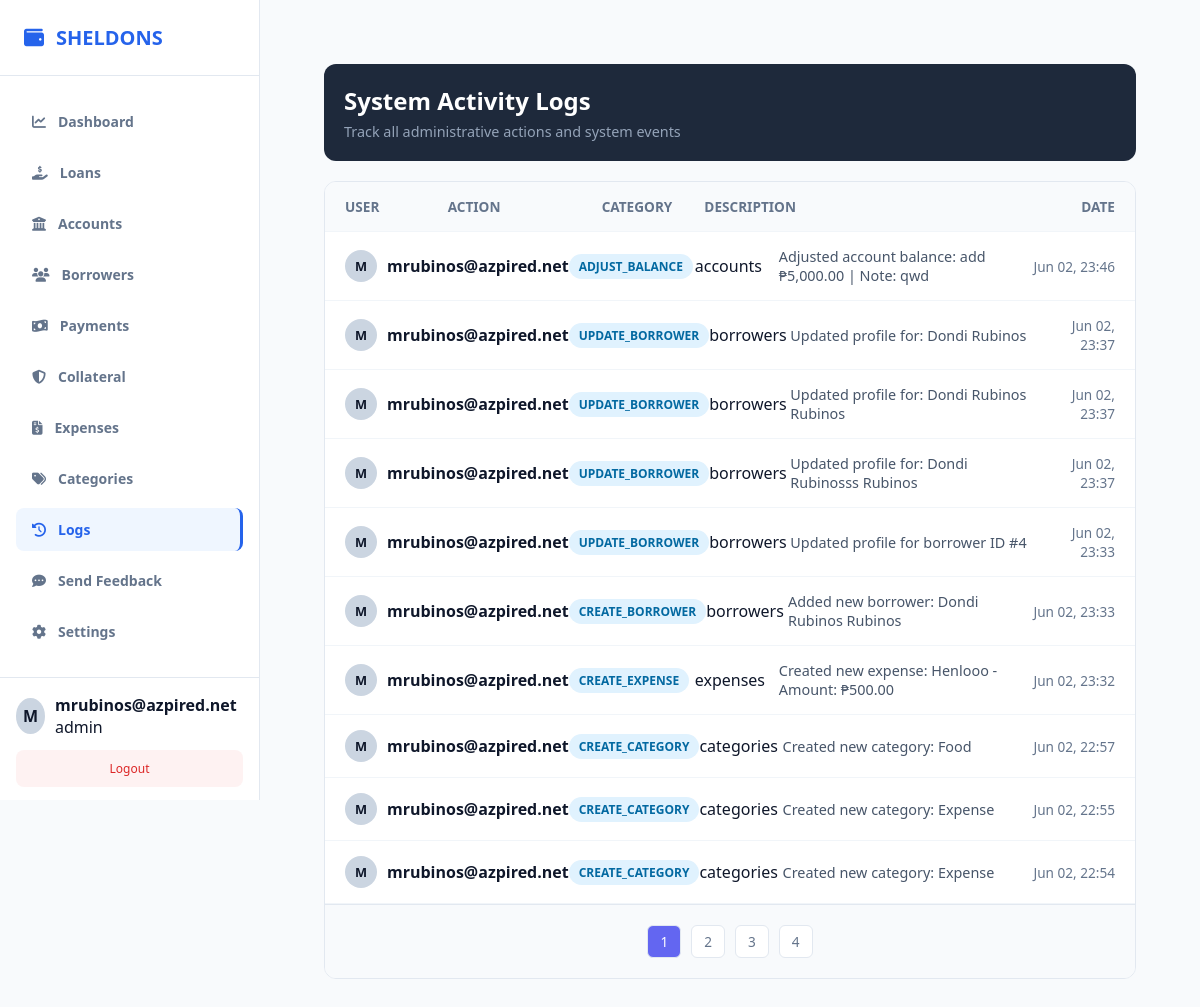
/public/index.php?url=activitylogs/index (signed in), run on an earlier commit of the app's database.
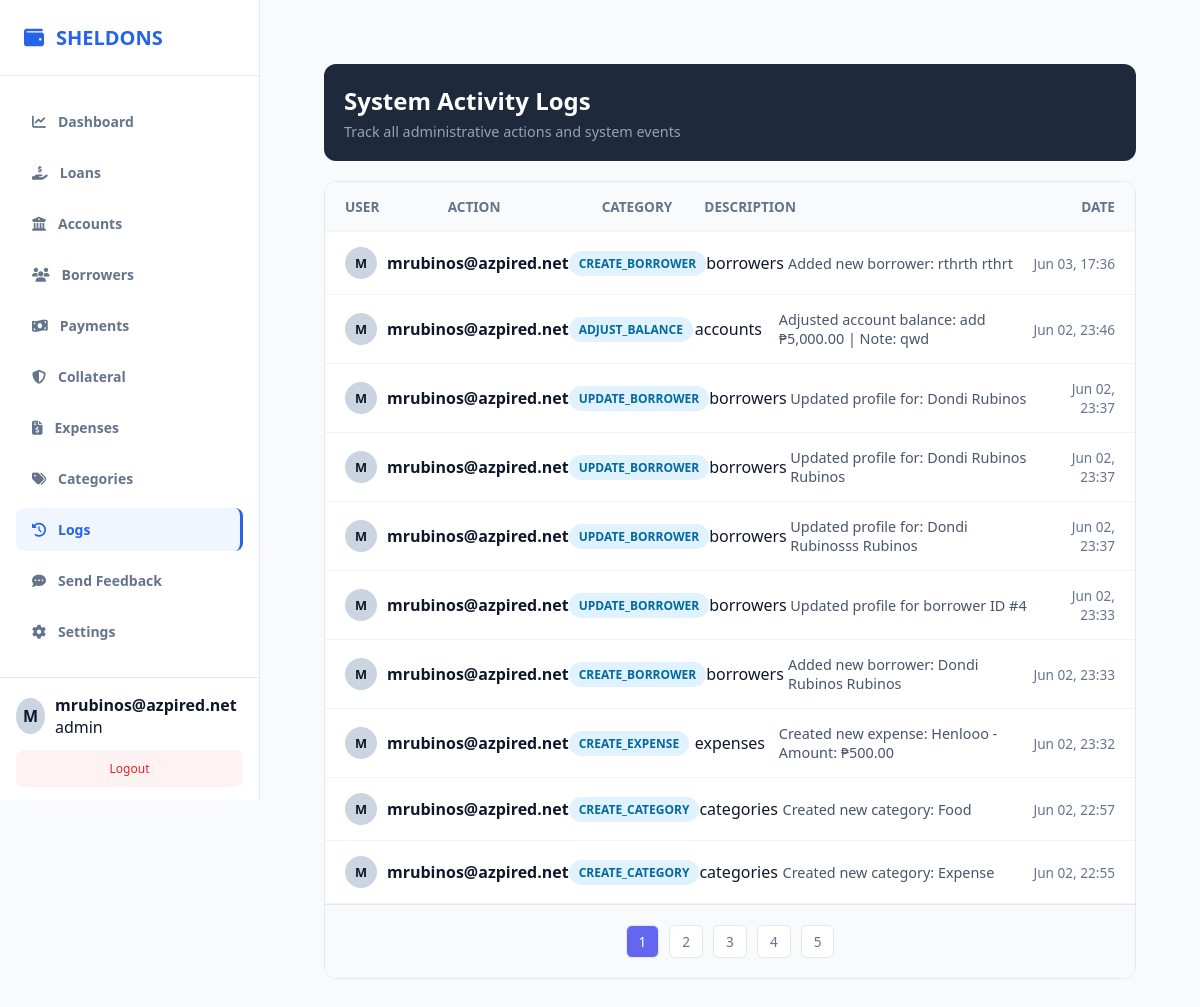
And on a later commit of the database.
### tables this page shows
CREATE TABLE `activity_logs` (
  `id` int(11) NOT NULL,
  `company_id` int(11) NOT NULL,
  `user_id` int(11) NOT NULL,
  `action` varchar(50) NOT NULL,
  `table_name` varchar(50) DEFAULT NULL,
  `record_id` int(11) DEFAULT NULL,
  `description` text DEFAULT NULL,
  `ip_address` varchar(45) DEFAULT NULL,
  `created_at` timestamp NOT NULL DEFAULT current_timestamp()
);

CREATE TABLE `users` (
  `id` int(11) NOT NULL,
  `company_id` int(11) NOT NULL,
  `username` varchar(50) NOT NULL,
  `password` varchar(255) NOT NULL,
  `role` varchar(30) DEFAULT 'admin',
  `created_at` timestamp NOT NULL DEFAULT current_timestamp(),
  `status` tinyint(1) DEFAULT 1
);

### app/core/Database.php (called while the page is built)
<?php
class Database {
    private static $host = "localhost";
    private static $port = "3307";
    private static $db   = "loan_saas_db1";
    private static $user = "root";
    private static $pass = "";
    public static function getConnection() {
        try {
            $conn = new PDO(
                "mysql:host=" . self::$host . ";port=" . self::$port . ";dbname=" . self::$db,
                self::$user,
                self::$pass
            );
            $conn->setAttribute(PDO::ATTR_ERRMODE, PDO::ERRMODE_EXCEPTION);
            $conn->setAttribute(PDO::ATTR_DEFAULT_FETCH_MODE, PDO::FETCH_ASSOC);
            return $conn;
        } catch (Exception $e) {
            die("Database connection failed: " . $e->getMessage());
        }
    }
}

### app/controllers/ActivityLogsController.php (called while the page is built, shortened)
<?php
require_once __DIR__ . '/../models/ActivityLog.php';
class ActivitylogsController {
    private $activityModel;
    public function __construct() {
        $this->activityModel = new ActivityLog();
    }
    public function index() {
        $company_id = $_SESSION['user']['company_id'];
        $limit = 10;
        $page = isset($_GET['page']) && (int)$_GET['page'] > 0 ? (int)$_GET['page'] : 1;
        $offset = ($page - 1) * $limit;
        $totalLogs = $this->activityModel->countByCompany($company_id);
        $totalPages = ceil($totalLogs / $limit);
        $logs = $this->activityModel->getPaginatedByCompany($company_id, $limit, $offset);
        require_once __DIR__ . '/../views/admin/activitylogs/index.php';
    }
}

### public/index.php (called while the page is built, shortened)
<?php
require_once __DIR__ . "/../app/core/Database.php";
require_once __DIR__ . "/../app/core/Model.php";
require_once __DIR__ . "/../app/core/App.php";
$init = new App();

### app/core/Model.php (called while the page is built, shortened)
<?php
require_once __DIR__ . "/Database.php";
class Model {
    public function __construct() {
        $this->conn = Database::getConnection();
    }
}

### app/models/ActivityLog.php (called while the page is built, shortened)
<?php
require_once __DIR__ . '/../core/Model.php';
class ActivityLog extends Model {
    public function countByCompany($company_id) {
        $stmt = $this->conn->prepare("SELECT COUNT(*) FROM activity_logs WHERE company_id = ?");
        $stmt->execute([$company_id]);
        return $stmt->fetchColumn();
    }
    public function getPaginatedByCompany($company_id, $limit, $offset) {
        $stmt = $this->conn->prepare("
            SELECT l.*, u.username
            FROM activity_logs l
            JOIN users u ON l.user_id = u.id
            WHERE l.company_id = ?
            ORDER BY l.created_at DESC
            LIMIT ? OFFSET ?
        ");
        $stmt->bindValue(1, (int)$company_id, PDO::PARAM_INT);
        $stmt->bindValue(2, (int)$limit, PDO::PARAM_INT);
        $stmt->bindValue(3, (int)$offset, PDO::PARAM_INT);
        $stmt->execute();
        return $stmt->fetchAll(PDO::FETCH_ASSOC);
    }
}

### app/views/admin/activitylogs/index.php (the view, shortened to what this page needs)
<?php require_once dirname(__DIR__, 2) . '/layouts/header.php'; ?>
<div class="customer-card">
    <h2 style="margin:0;">System Activity Logs</h2>
    <p style="margin:5px 0 0; color: #94a3b8; font-size: 0.9rem;">Track all administrative actions and system events</p>
</div>
<div class="customer-list">
    <div class="log-row header">
        <div>User</div>
        <div>Action</div>
        <div>Category</div>
        <div>Description</div>
        <div style="text-align: right;">Date</div>
    </div>
    <?php if (empty($logs)): ?>
        <div style="padding: 40px; text-align: center; color: #94a3b8;">No recent activities found.</div>
    <?php else: ?>
        <?php foreach ($logs as $log): ?>
            <div class="log-row">
                <div style="display: flex; align-items: center;">
                    <div class="avatar-mini"><?= strtoupper(substr($log['username'], 0, 1)) ?></div>
                    <strong><?= htmlspecialchars($log['username']) ?></strong>
                </div>
                <div><span class="badge-info"><?= htmlspecialchars($log['action']) ?></span></div>
                <div><code><?= htmlspecialchars($log['table_name']) ?></code></div>
                <div style="font-size: 0.9rem; color: #475569;"><?= htmlspecialchars($log['description']) ?></div>
                <div style="text-align: right; font-size: 0.85rem; color: #64748b;">
                    <?= date('M d, H:i', strtotime($log['created_at'])) ?>
                </div>
            </div>
        <?php endforeach; ?>
    <?php endif; ?>
    <?php if ($totalPages > 1): ?>
    <div style="padding: 20px; display: flex; justify-content: center; gap: 10px; background: #f8fafc; border-top: 1px solid #e2e8f0;">
        <?php for ($i = 1; $i <= $totalPages; $i++): ?>
            <a href="?url=activitylogs/index&page=<?= $i ?>"
               style="padding: 6px 12px; border-radius: 6px; text-decoration: none;
                      background: <?= ($i == $page) ? '#6366f1' : '#fff' ?>;
                      color: <?= ($i == $page) ? '#fff' : '#64748b' ?>;
                      border: 1px solid #e2e8f0; font-size: 0.85rem;">
                <?= $i ?>
            </a>
        <?php endfor; ?>
    </div>
    <?php endif; ?>
</div>
<?php require_once dirname(__DIR__, 2) . '/layouts/footer.php'; ?>

### app/core/App.php (shortened to what this page needs)
<?php
class App {
    protected $method = "login";
    public function __construct() {
        $url = $this->parseUrl();
        $controllerPart = !empty($url[0]) ? ucfirst($url[0]) . "Controller" : "AuthController";
        $controllerFile = __DIR__ . "/../controllers/" . $controllerPart . ".php";
        if (file_exists($controllerFile)) {
            array_shift($url);
        } else {
            require_once __DIR__ . "/../controllers/AuthController.php";
            $this->controller = "AuthController";
        }
        $this->controller = new $this->controller;
        if (isset($url[0]) && method_exists($this->controller, $url[0])) {
            $this->method = $url[0];
            array_shift($url);
        } else {
            $this->method = 'index';
        }
        $this->params = $url ? array_values($url) : [];
        if (is_callable([$this->controller, $this->method])) {
            call_user_func_array([$this->controller, $this->method], $this->params);
        } else {
            die("Error: Method {$this->method} not found in " . get_class($this->controller));
        }
    }
    public function parseUrl() {
        if (isset($_GET['url']) && !empty($_GET['url'])) {
            return explode("/", filter_var(rtrim($_GET['url'], "/"), FILTER_SANITIZE_URL));
        }
        return [];
    }
}

### app/views/layouts/header.php (shortened to what this page needs)
<?php
$current_url = $_GET['url'] ?? '';
$userRole = $_SESSION['user']['role'] ?? '';
?>
<!DOCTYPE html>
<html lang="en">
<head>
    <link rel="stylesheet" href="https://cdnjs.cloudflare.com/ajax/libs/font-awesome/6.4.0/css/all.min.css">
    <link rel="stylesheet" href="/loansaas/public/css/style.css">
</head>
<body>
    <aside class="sidebar">
        <div class="sidebar-brand">
            <i class="fas fa-wallet"></i>
            <span><?= htmlspecialchars($_SESSION['company_name'] ?? 'SHELDONS') ?></span>
        </div>
        <ul class="sidebar-menu">
            <?php
            $menuItems = [];
            if ($userRole === 'superadmin') {
                $menuItems = [
                    ['url' => 'feedback/index', 'icon' => 'fa-inbox', 'label' => 'User Messages'],
                    ['url' => 'admin/index', 'icon' => 'fa-building', 'label' => 'Companies'],
                    ['url' => 'superadmin/listAdmins', 'icon' => 'fa-user-shield', 'label' => 'Admin List']
                ];
            } elseif ($userRole === 'admin' || $userRole === 'staff') {
                $menuItems = [
                    ['url' => 'dashboard/index', 'icon' => 'fa-chart-line', 'label' => 'Dashboard'],
                    ['url' => 'loan/index', 'icon' => 'fa-hand-holding-dollar', 'label' => 'Loans'],
                    ['url' => 'account/index', 'icon' => 'fa-building-columns', 'label' => 'Accounts'],
                    ['url' => 'borrower/index', 'icon' => 'fa-users', 'label' => 'Borrowers'],
                    ['url' => 'payment/index', 'icon' => 'fa-money-bill-wave', 'label' => 'Payments'],
                    ['url' => 'collateral/index', 'icon' => 'fa-shield-halved', 'label' => 'Collateral'],
                    ['url' => 'expense/index', 'icon' => 'fa-file-invoice-dollar', 'label' => 'Expenses'],
                    ['url' => 'category/index', 'icon' => 'fa-tags', 'label' => 'Categories'],
                    ['url' => 'activitylogs/index', 'icon' => 'fa-clock-rotate-left', 'label' => 'Logs'],
                    ['url' => 'feedback/create', 'icon' => 'fa-comment-dots', 'label' => 'Send Feedback'],
                    ['url' => 'admin/settings', 'icon' => 'fa-gear', 'label' => 'Settings']
                ];
            }
            foreach ($menuItems as $item) {
                $active = (strpos($current_url, explode('/', $item['url'])[0]) === 0) ? 'active' : '';
                echo "<li class='menu-item $active'>
                        <a href='/loansaas/public/index.php?url={$item['url']}'>
                            <i class='fas {$item['icon']}'></i> <span>{$item['label']}</span>
                        </a>
                      </li>";
            }
            ?>
        </ul>
        <div class="sidebar-footer">
            <div class="user-profile">
                <div class="user-avatar"><?= strtoupper(substr($_SESSION['user']['username'] ?? 'U', 0, 1)) ?></div>
                <div class="user-info">
                    <strong><?= htmlspecialchars($_SESSION['user']['username'] ?? 'User') ?></strong>
                    <span><?= htmlspecialchars($_SESSION['user']['role'] ?? 'Staff') ?></span>
                </div>
            </div>
            <a href="/loansaas/public/index.php?url=auth/logout" class="logout-btn">Logout</a>
        </div>
    </aside>
    <main class="main-content">

### app/views/layouts/footer.php (shortened to what this page needs)
    </main>
</body>
</html>

### public/css/style.css (style rules this page uses)
body { font-family: 'Segoe UI', system-ui, sans-serif; background: #f8fafc; padding: 24px; margin: 0; }
:root { --sidebar-width: 260px; --primary-color: #2563eb; --bg-light: #f8fafc; --text-dark: #0f172a; --text-muted: #64748b; --border-color: #e2e8f0; }
* { box-sizing: border-box; margin: 0; padding: 0; font-family: 'Segoe UI', system-ui, sans-serif; }
body { background: var(--bg-light); color: var(--text-dark); min-height: 100vh; }
.sidebar { width: var(--sidebar-width); background: #ffffff; border-right: 1px solid var(--border-color); position: fixed; height: 100vh; left: 0; top: 0; display: flex; flex-direction: column; z-index: 100; }
.sidebar-brand { padding: 24px; font-size: 20px; font-weight: 700; color: var(--primary-color); border-bottom: 1px solid var(--border-color); }
.sidebar-menu { list-style: none; padding: 24px 16px; display: flex; flex-direction: column; gap: 8px; flex-grow: 1; }
.menu-item a { display: flex; align-items: center; gap: 12px; padding: 12px 16px; color: var(--text-muted); text-decoration: none; font-weight: 600; font-size: 14px; border-radius: 8px; transition: 0.2s; }
.menu-item.active a { background: #eff6ff; color: var(--primary-color); }
.sidebar-footer { padding: 16px; border-top: 1px solid var(--border-color); }
.user-profile { display: flex; align-items: center; gap: 10px; margin-bottom: 12px; }
.user-avatar { width: 36px; height: 36px; background: #cbd5e1; border-radius: 50%; display: flex; align-items: center; justify-content: center; font-weight: bold; }
.main-content { margin-left: var(--sidebar-width); padding: 40px; }
.badge-info { background-color: #17a2b8; color: white; padding: 4px 8px; border-radius: 4px; font-size: 0.85em; }

### app/views/layouts/header.php (style rules this page uses)
.sidebar { width: 260px; height: 100vh; background: #fff; border-right: 1px solid #f1f5f9; display: flex; flex-direction: column; position: fixed; }
.sidebar-brand { padding: 24px 20px; display: flex; align-items: center; gap: 12px; font-weight: 700; color: #1e293b; border-bottom: 1px solid #f1f5f9; }
.sidebar-menu { list-style: none; padding: 15px 0; margin: 0; flex-grow: 1; }
.menu-item a { display: flex; align-items: center; gap: 12px; padding: 12px 20px; color: #64748b; text-decoration: none; }
.menu-item.active a { background: #f1f5f9; color: var(--primary-color); border-right: 3px solid var(--primary-color); }
.sidebar-footer { padding: 20px; border-top: 1px solid #f1f5f9; }
.user-profile { display: flex; align-items: center; gap: 10px; margin-bottom: 15px; }
.user-avatar { width: 38px; height: 38px; background: #e2e8f0; border-radius: 50%; display: flex; align-items: center; justify-content: center; font-weight: bold; }
.logout-btn { display: block; width: 100%; text-align: center; padding: 10px; background: #fef2f2; color: #dc2626; border-radius: 8px; text-decoration: none; font-size: 12px; }
.main-content { margin-left: 260px; padding: 20px; }

### app/views/admin/activitylogs/index.php (style rules this page uses)
.customer-card { background: #1e293b; color: #ffffff; border-radius: 12px; padding: 20px; margin-bottom: 20px; }
.customer-list { background: #ffffff; border-radius: 12px; border: 1px solid #e2e8f0; overflow: hidden; }
.log-row { display: grid; grid-template-columns: 1fr 1.5fr 1fr 3fr 1fr; padding: 15px 20px; border-bottom: 1px solid #f1f5f9; align-items: center; }
.log-row.header { background: #f8fafc; font-weight: 700; color: #64748b; font-size: 0.85rem; text-transform: uppercase; }
.badge-info { background: #e0f2fe; color: #0369a1; padding: 4px 10px; border-radius: 20px; font-size: 0.75rem; font-weight: 600; }
.avatar-mini { width: 32px; height: 32px; background: #cbd5e1; border-radius: 50%; display: flex; align-items: center; justify-content: center; font-weight: bold; font-size: 0.8rem; margin-right: 10px; }

What changed in the data, as far as the page shows it:
no longer on this page (row unchanged): activity_logs: user.username "M", user.username "mrubinos@azpired.net", action "CREATE_CATEGORY", table_name "categories", description "Created new category: Expense", created_at "Jun 02, 22:54"
added activity_logs: user.username "M", user.username "mrubinos@azpired.net", action "CREATE_BORROWER", table_name "borrowers", description "Added new borrower: rthrth rthrt", created_at "Jun 03, 17:36"
Also different on the page:
new list line: "5"
